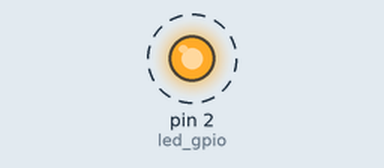
Recording of a sketch running on a simulated Arduino Uno, built with avr-gcc and run on an emulated ATmega328P. Shown: output pins drawn as LEDs (lit = HIGH). Dashed ring = blinking.

Above: at 0.5 s.
Timing chart, 0 to 4.6 s (numbered marks = the images above):
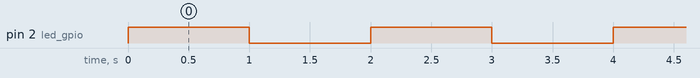

The sketch:

lab1_wireless.ino
```cpp
const byte led_gpio=2;
void setup() {
 pinMode(led_gpio, OUTPUT);
}

void loop() {
  digitalWrite(led_gpio,HIGH);
  delay(1000);
  digitalWrite(led_gpio, LOW);
  delay(1000);

}
```

Measured:
- by itself, pin 2 (led_gpio): alternates HIGH for 1.0 s and LOW for 1.0 s
